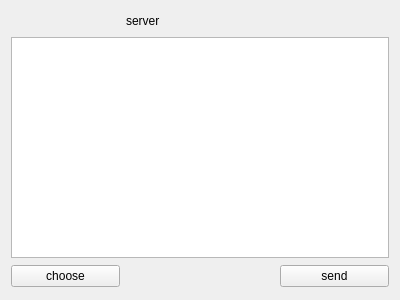
<?xml version="1.0" encoding="UTF-8"?>
<ui version="4.0">
 <class>ServerWidget</class>
 <widget class="QWidget" name="ServerWidget">
  <property name="geometry">
   <rect>
    <x>0</x>
    <y>0</y>
    <width>400</width>
    <height>300</height>
   </rect>
  </property>
  <property name="windowTitle">
   <string>ServerWidget</string>
  </property>
  <layout class="QGridLayout" name="gridLayout">
   <item row="0" column="3">
    <spacer name="horizontalSpacer_2">
     <property name="orientation">
      <enum>Qt::Horizontal</enum>
     </property>
     <property name="sizeHint" stdset="0">
      <size>
       <width>103</width>
       <height>20</height>
      </size>
     </property>
    </spacer>
   </item>
   <item row="1" column="0" colspan="4">
    <widget class="QTextEdit" name="textEdit"/>
   </item>
   <item row="0" column="0">
    <spacer name="horizontalSpacer">
     <property name="orientation">
      <enum>Qt::Horizontal</enum>
     </property>
     <property name="sizeHint" stdset="0">
      <size>
       <width>104</width>
       <height>20</height>
      </size>
     </property>
    </spacer>
   </item>
   <item row="2" column="0">
    <widget class="QPushButton" name="buttonFile">
     <property name="text">
      <string>choose</string>
     </property>
    </widget>
   </item>
   <item row="2" column="3">
    <widget class="QPushButton" name="buttonSend">
     <property name="text">
      <string>send</string>
     </property>
    </widget>
   </item>
   <item row="0" column="1">
    <widget class="QLabel" name="label">
     <property name="text">
      <string>server</string>
     </property>
    </widget>
   </item>
   <item row="2" column="1" colspan="2">
    <spacer name="horizontalSpacer_3">
     <property name="orientation">
      <enum>Qt::Horizontal</enum>
     </property>
     <property name="sizeHint" stdset="0">
      <size>
       <width>148</width>
       <height>25</height>
      </size>
     </property>
    </spacer>
   </item>
  </layout>
 </widget>
 <layoutdefault spacing="6" margin="11"/>
 <resources/>
 <connections/>
</ui>
